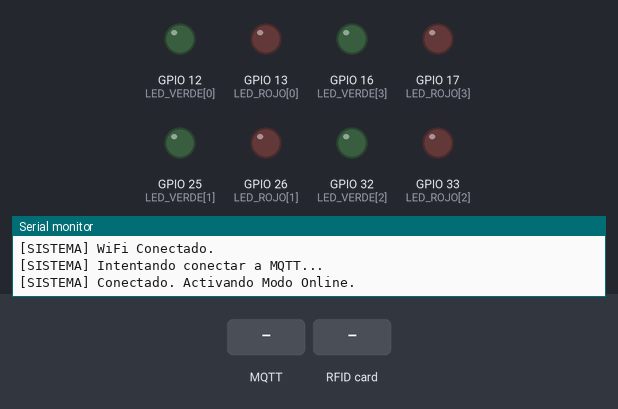
Bench run of a program on a simulated ESP32. Shown: output pins drawn as LEDs (lit = HIGH), the last lines printed to the serial monitor. The inputs (shaded band) are chosen by the test bench. WiFi joins after 1.5 s; servers stay silent unless stated; no MQTT or app messages arrive unless stated; pins used as bus, display or sensor lines are not drawn.

Above: at 2.3 s.
2.4 s: MQTT message "permitido" arrives on the first subscribed topic
At 3.5 s:
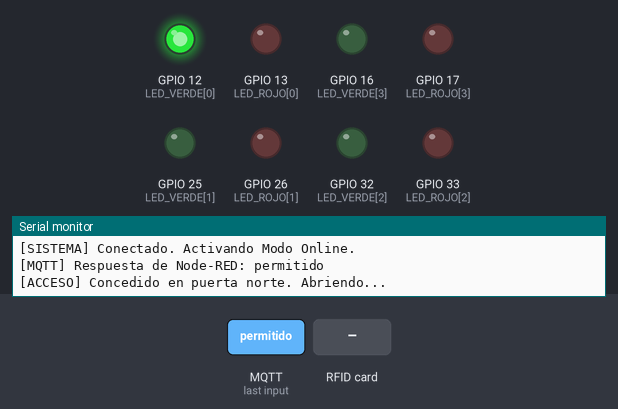
3.9 s: MQTT message "1" arrives on the first subscribed topic
At 4.7 s:
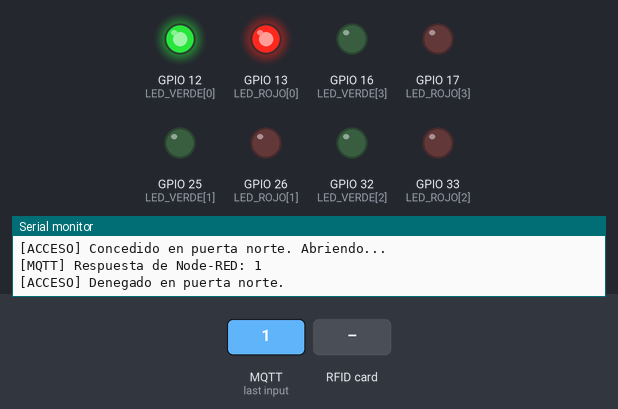
6.9 s: RFID card 5E 7A 19 C4 held to the reader
8.4 s: MQTT message "0" arrives on the first subscribed topic
At 9.3 s:
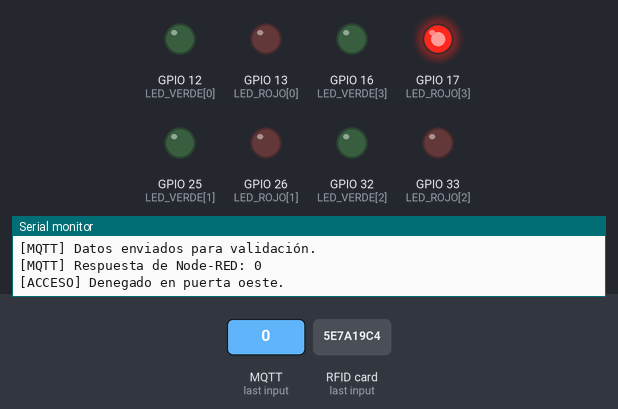
9.9 s: MQTT message "permitido" arrives on the first subscribed topic
At 10.6 s:
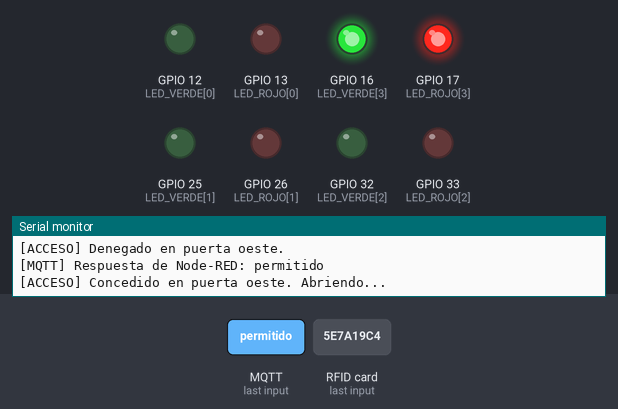
12.9 s: MQTT message "2" arrives on the first subscribed topic
At 14.1 s:
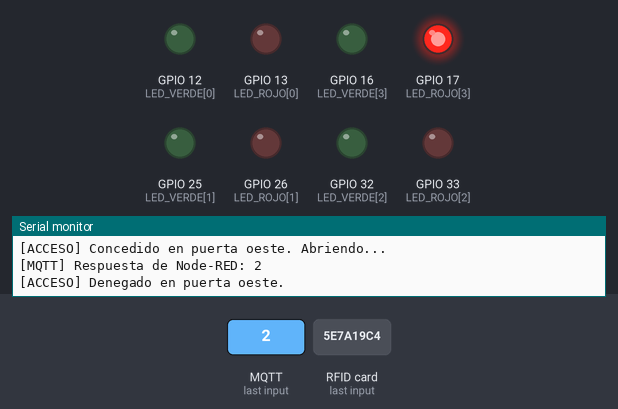
Timing chart, 0 to 17.5 s (numbered marks = the images above; inputs shaded):
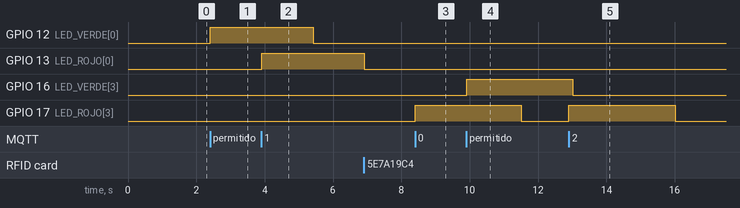

Measured:
- after the input at 2.4 s, GPIO 12 (LED_VERDE[0]): LOW → HIGH at once
- after the input at 3.9 s, GPIO 13 (LED_ROJO[0]): LOW → HIGH at once
- after the input at 8.4 s, GPIO 17 (LED_ROJO[3]): LOW → HIGH at once
- after the input at 9.9 s, GPIO 16 (LED_VERDE[3]): LOW → HIGH at once
- after the input at 12.9 s, GPIO 17 (LED_ROJO[3]): LOW → HIGH at once, → LOW 3.1 s later

The program:

main.cpp
```cpp
#include <WiFi.h>
#include <PubSubClient.h>
#include <SPI.h>
#include <MFRC522.h>

// ---------- Pines ----------
#define RST_PIN 4
#define NUM_LECTORES 4

//                          rfid1    rfid2    rfid4    rfid3
const char*   NOMBRES[]  = {"norte", "sur",   "este",  "oeste"};
const uint8_t SS_PINS[]  = {5,       21,      27,      14};
const uint8_t LED_VERDE[] = {12,     25,      32,      16};
const uint8_t LED_ROJO[]  = {13,     26,      33,      17};

// ---------- Red ----------
const char* ssid = "Wokwi-GUEST";
const char* password = "";
const char* mqtt_server = "3.133.117.11";
const char* mqtt_user = "esp32";
const char* mqtt_pass = "contraseña";

WiFiClient espClient;
PubSubClient client(espClient);

MFRC522 lectores[NUM_LECTORES] = {
  MFRC522(SS_PINS[0], RST_PIN),
  MFRC522(SS_PINS[1], RST_PIN),
  MFRC522(SS_PINS[2], RST_PIN),
  MFRC522(SS_PINS[3], RST_PIN)
};

// ---------- Estado compartido ----------
struct EventoRFID {
  uint8_t idx;
  char uid[24];
};

QueueHandle_t colaRFID;
volatile bool mqttConectado = false;
volatile int ultimaPuerta = 0;

volatile unsigned long apagarVerdeEn[NUM_LECTORES] = {0};
volatile unsigned long apagarRojoEn[NUM_LECTORES] = {0};
unsigned long ultimaLectura[NUM_LECTORES] = {0};

// ---------- Utilidades LEDs ----------
void encenderVerde(int idx, unsigned long ms) {
  digitalWrite(LED_VERDE[idx], HIGH);
  apagarVerdeEn[idx] = millis() + ms;
}

void encenderRojo(int idx, unsigned long ms) {
  digitalWrite(LED_ROJO[idx], HIGH);
  apagarRojoEn[idx] = millis() + ms;
}

void actualizarLeds() {
  unsigned long ahora = millis();
  for (int i = 0; i < NUM_LECTORES; i++) {
    if (apagarVerdeEn[i] && (long)(ahora - apagarVerdeEn[i]) >= 0) {
      digitalWrite(LED_VERDE[i], LOW);
      apagarVerdeEn[i] = 0;
    }
    if (apagarRojoEn[i] && (long)(ahora - apagarRojoEn[i]) >= 0) {
      digitalWrite(LED_ROJO[i], LOW);
      apagarRojoEn[i] = 0;
    }
  }
}

int buscarPuerta(const String &nombre) {
  for (int i = 0; i < NUM_LECTORES; i++) {
    if (nombre.equalsIgnoreCase(NOMBRES[i])) return i;
  }
  return -1;
}

// ---------- MQTT ----------
// Formatos aceptados: "permitido:sur", "denegado:sur"
// Si no viene la puerta, se usa la última puerta que escaneó.
void callback(char* topic, byte* payload, unsigned int length) {
  String mensaje = "";
  for (unsigned int i = 0; i < length; i++) mensaje += (char)payload[i];
  mensaje.trim();

  Serial.print("[MQTT] Respuesta de Node-RED: ");
  Serial.println(mensaje);

  String estado = mensaje;
  int idx = ultimaPuerta;

  int sep = mensaje.indexOf(':');
  if (sep > 0) {
    estado = mensaje.substring(0, sep);
    int encontrada = buscarPuerta(mensaje.substring(sep + 1));
    if (encontrada >= 0) idx = encontrada;
  }

  if (estado.startsWith("permitido")) {
    Serial.printf("[ACCESO] Concedido en puerta %s. Abriendo...\n", NOMBRES[idx]);
    encenderVerde(idx, 3000);
  } else {
    Serial.printf("[ACCESO] Denegado en puerta %s.\n", NOMBRES[idx]);
    encenderRojo(idx, 3000);
  }
}

void TareaMQTT(void *pvParameters) {
  client.setServer(mqtt_server, 1883);
  client.setCallback(callback);
  client.setKeepAlive(60);

  for (;;) {
    if (WiFi.status() != WL_CONNECTED) {
      mqttConectado = false;
      Serial.println("[SISTEMA] Conectando a WiFi...");
      WiFi.begin(ssid, password);
      while (WiFi.status() != WL_CONNECTED) {
        vTaskDelay(500 / portTICK_PERIOD_MS);
      }
      Serial.println("[SISTEMA] WiFi Conectado.");
    }

    if (!client.connected()) {
      mqttConectado = false;
      Serial.println("[SISTEMA] Intentando conectar a MQTT...");
      if (client.connect("ESP32_Lector_Norte", mqtt_user, mqtt_pass)) {
        Serial.println("[SISTEMA] Conectado. Activando Modo Online.");
        client.subscribe("esp32/respuesta");
        mqttConectado = true;
      } else {

        Serial.printf("[ALERTA] MQTT fallo, rc=%d. Reintentando en 5s...\n", client.state());
        vTaskDelay(5000 / portTICK_PERIOD_MS);
      }
    } else {
      client.loop();


      EventoRFID ev;
      while (xQueueReceive(colaRFID, &ev, 0) == pdTRUE) {
        String payload = "{\"puerta\":\"" + String(NOMBRES[ev.idx]) +
                         "\", \"uid\":\"" + String(ev.uid) + "\"}";
        client.publish("esp32/rfid", payload.c_str());
        Serial.println("[MQTT] Datos enviados para validación.");
      }
    }

    vTaskDelay(10 / portTICK_PERIOD_MS);
  }
}

// ---------- RFID ----------
void TareaRFID(void *pvParameters) {
  SPI.begin();


  for (int i = 0; i < NUM_LECTORES; i++) {
    pinMode(SS_PINS[i], OUTPUT);
    digitalWrite(SS_PINS[i], HIGH);
  }

  for (int i = 0; i < NUM_LECTORES; i++) {
    lectores[i].PCD_Init();
    Serial.printf("[SISTEMA] Lector %s iniciado.\n", NOMBRES[i]);
  }
  Serial.println("[SISTEMA] Acerque una tarjeta...");

  for (;;) {
    for (int i = 0; i < NUM_LECTORES; i++) {
      // Enfriamiento de 2 s por lector, sin bloquear a los demás
      if (millis() - ultimaLectura[i] < 2000) continue;

      if (lectores[i].PICC_IsNewCardPresent() && lectores[i].PICC_ReadCardSerial()) {
        ultimaLectura[i] = millis();

        String uid = "";
        for (byte b = 0; b < lectores[i].uid.size; b++) {
          if (lectores[i].uid.uidByte[b] < 0x10) uid += "0";
          uid += String(lectores[i].uid.uidByte[b], HEX);
        }
        uid.toUpperCase();

        Serial.printf("[RFID] Puerta %s - Tarjeta detectada: %s\n", NOMBRES[i], uid.c_str());

        lectores[i].PICC_HaltA();
        lectores[i].PCD_StopCrypto1();

        ultimaPuerta = i;

        if (mqttConectado) {
          EventoRFID ev;
          ev.idx = i;
          uid.toCharArray(ev.uid, sizeof(ev.uid));
          xQueueSend(colaRFID, &ev, 0);
        } else {
          Serial.println("[ALERTA] Sin conexión. Acceso denegado temporalmente.");
          encenderRojo(i, 1000);
        }
      }
    }

    actualizarLeds();
    vTaskDelay(50 / portTICK_PERIOD_MS);
  }
}

// ---------- Setup ----------
void setup() {
  Serial.begin(115200);

  for (int i = 0; i < NUM_LECTORES; i++) {
    pinMode(LED_VERDE[i], OUTPUT);
    pinMode(LED_ROJO[i], OUTPUT);
    digitalWrite(LED_VERDE[i], LOW);
    digitalWrite(LED_ROJO[i], LOW);
  }

  colaRFID = xQueueCreate(8, sizeof(EventoRFID));

  xTaskCreatePinnedToCore(TareaMQTT, "TareaMQTT", 6144, NULL, 1, NULL, 0);
  xTaskCreatePinnedToCore(TareaRFID, "TareaRFID", 6144, NULL, 1, NULL, 1);
}

void loop() {
  vTaskDelete(NULL);
}
```
